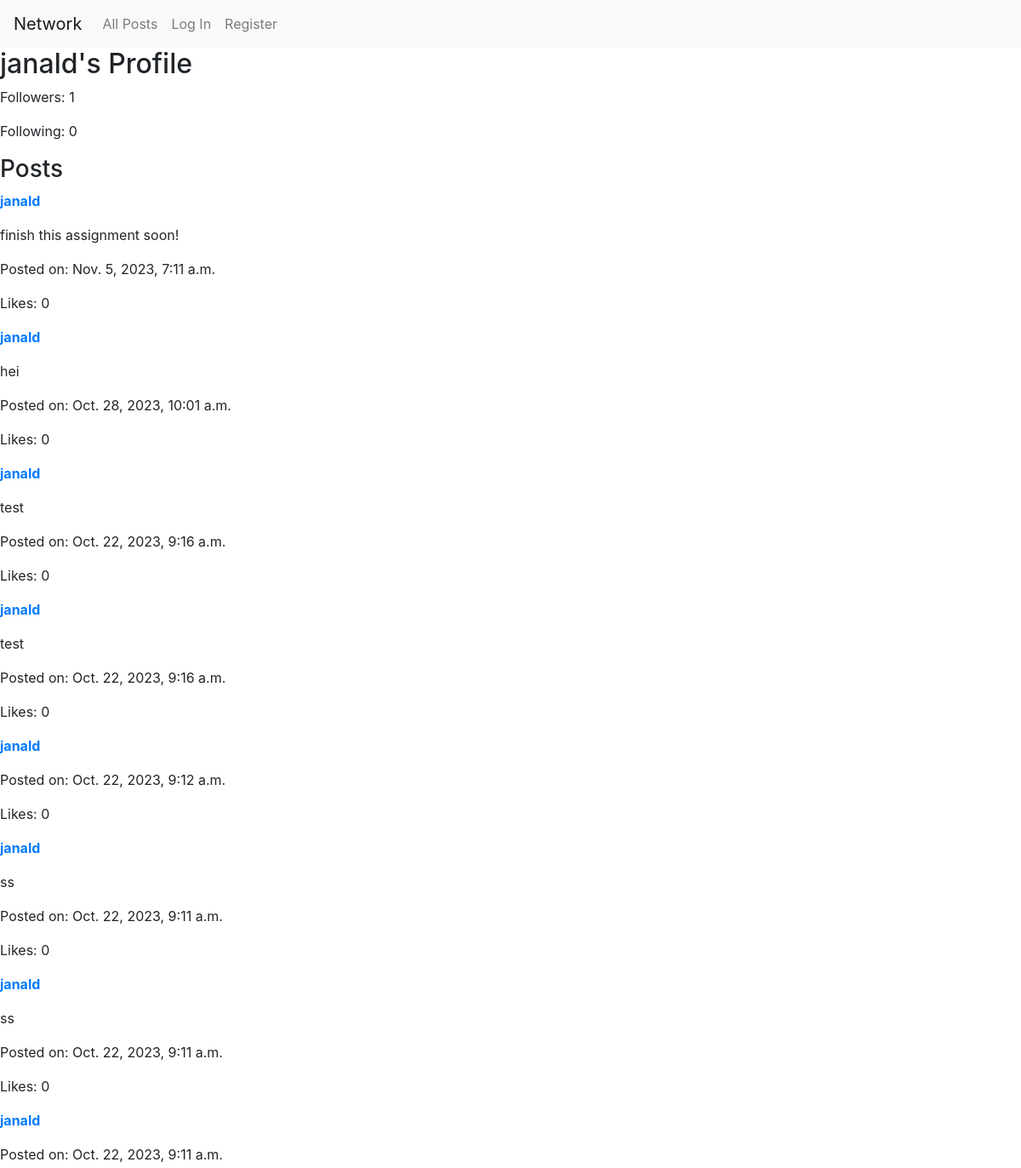
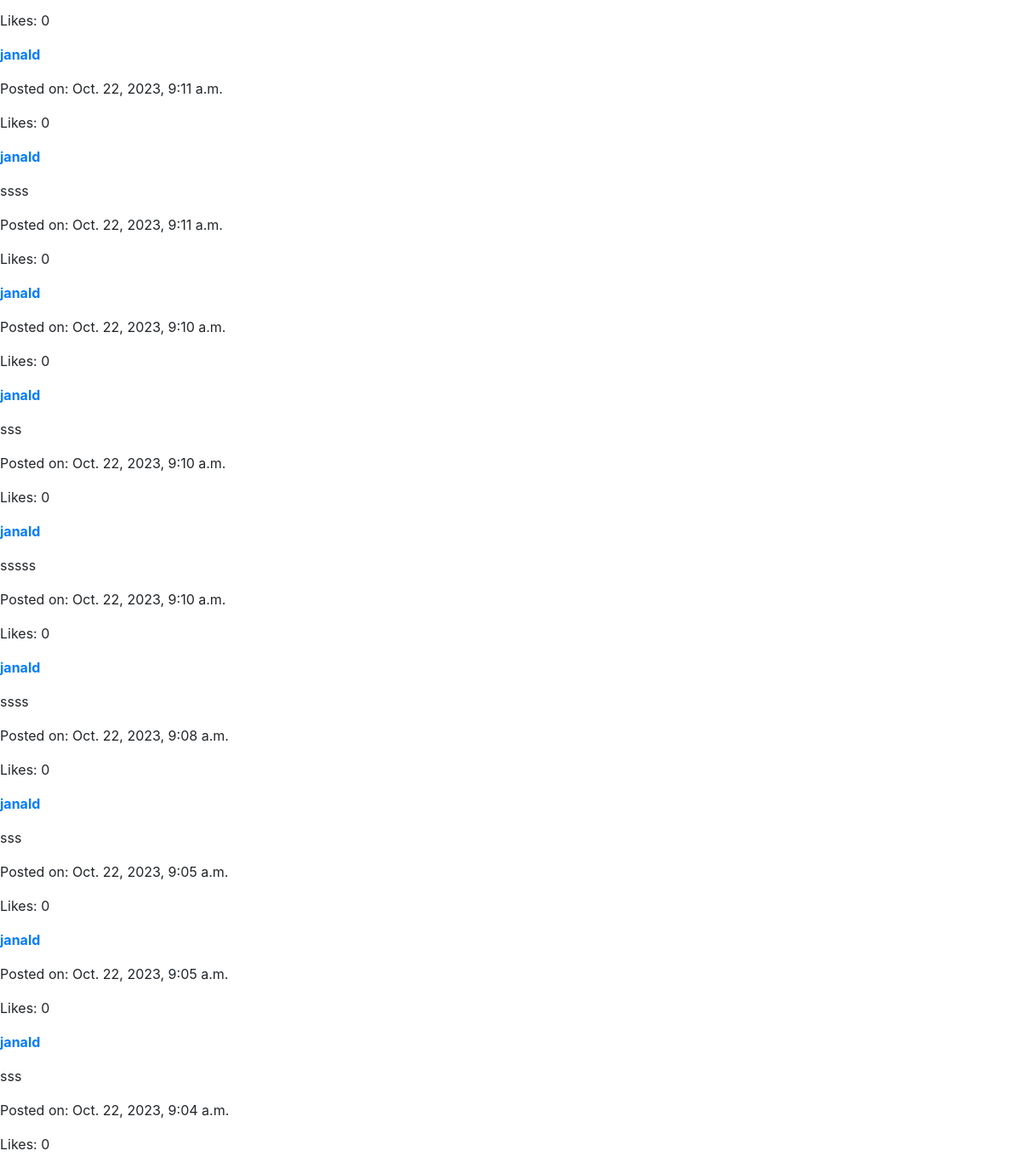
The page /profile/janald on the database its author committed (2 pictures, top to bottom).
### network/models.py (models this page shows, shortened)
class User(AbstractUser):
    following = models.ManyToManyField('self', symmetrical=False, related_name='followers_of')
    followers = models.ManyToManyField('self', symmetrical=False, related_name='following_to')

class Post(models.Model):
    user = models.ForeignKey(User, on_delete=models.CASCADE)  # The user who created the post
    content = models.TextField()  # The content of the post
    timestamp = models.DateTimeField(auto_now_add=True)  # Timestamp of when the post was created
    likes = models.ManyToManyField(User, related_name='liked_posts')  # Users who liked the post

### network/views.py (the view)
# urls.py: path("profile/<str:username>", views.profile, name="profile"),
def profile(request, username):
    try:
        user_profile = User.objects.get(username=username)
    except User.DoesNotExist:
        return HttpResponse("User not found", status=404)
    is_self = False
    is_following = False
    if request.user.is_authenticated:
        is_self = user_profile == request.user
        if not is_self:
            is_following = user_profile.followers.filter(id=request.user.id).exists()
    user_posts = Post.objects.filter(user=user_profile).order_by('-timestamp')
    return render(request, "network/profile.html", {
        "user_profile": user_profile,
        "is_self": is_self,
        "is_following": is_following,
        "user_posts": user_posts,
    })

### network/templates/network/profile.html (shortened to what this page needs)
{% extends "network/layout.html" %}
{% load static %}
{% block body %}
    <h2 id="user-header" data-username="{{ user_profile.username }}">{{ user_profile.username }}'s Profile</h2>
    <p id="follower-count">Followers: {{ user_profile.followers.count }}</p>
    <p id="following-count">Following: {{ user_profile.following.count }}</p>
    <h3>Posts</h3>
    <div class="post-list">
        {% for post in user_posts %}
            <div class="post">
                <p><a href="{% url 'profile' post.user.username %}"><strong>{{ post.user.username }}</strong></a></p>
                <p>{{ post.content }}</p>
                <p>Posted on: {{ post.timestamp }}</p>
                <p>Likes: {{ post.likes.count }}</p>
            </div>
        {% empty %}
            <p>No posts yet.</p>
        {% endfor %}
    </div>
{% endblock %}

### rows shown on the page
User: username "janald", followers.count "1", following.count "0"
Post: user.username "janald", content "finish this assignment soon!", timestamp "Nov. 5, 2023, 7:11 a.m.", likes.count "0"
Post: user.username "janald", content "hei", timestamp "Oct. 28, 2023, 10:01 a.m.", likes.count "0"
Post: user.username "janald", content "test", timestamp "Oct. 22, 2023, 9:16 a.m.", likes.count "0"
Post: user.username "janald", content "test", timestamp "Oct. 22, 2023, 9:16 a.m.", likes.count "0"
Post: user.username "janald", timestamp "Oct. 22, 2023, 9:12 a.m.", likes.count "0"
Post: user.username "janald", content "ss", timestamp "Oct. 22, 2023, 9:11 a.m.", likes.count "0"
Post: user.username "janald", content "ss", timestamp "Oct. 22, 2023, 9:11 a.m.", likes.count "0"
Post: user.username "janald", timestamp "Oct. 22, 2023, 9:11 a.m.", likes.count "0"
Post: user.username "janald", timestamp "Oct. 22, 2023, 9:11 a.m.", likes.count "0"
Post: user.username "janald", content "ssss", timestamp "Oct. 22, 2023, 9:11 a.m.", likes.count "0"
Post: user.username "janald", timestamp "Oct. 22, 2023, 9:10 a.m.", likes.count "0"
Post: user.username "janald", content "sss", timestamp "Oct. 22, 2023, 9:10 a.m.", likes.count "0"
Post: user.username "janald", content "sssss", timestamp "Oct. 22, 2023, 9:10 a.m.", likes.count "0"
Post: user.username "janald", content "ssss", timestamp "Oct. 22, 2023, 9:08 a.m.", likes.count "0"
Post: user.username "janald", content "sss", timestamp "Oct. 22, 2023, 9:05 a.m.", likes.count "0"
Post: user.username "janald", timestamp "Oct. 22, 2023, 9:05 a.m.", likes.count "0"
Post: user.username "janald", content "sss", timestamp "Oct. 22, 2023, 9:04 a.m.", likes.count "0"
